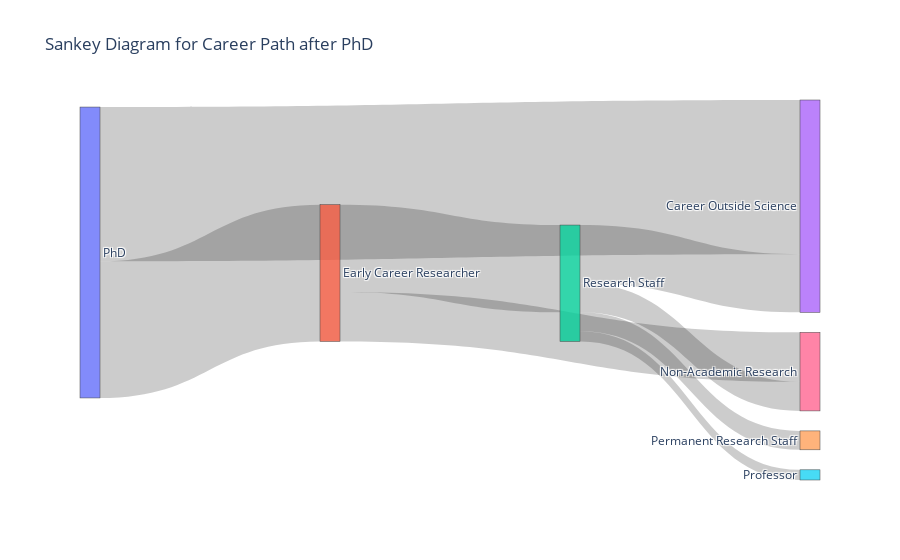

Notebook code for this chart:
### Code cell
fig = dict(data = [data_trace],
           layout = layout)

offline.iplot(fig)

### Figure 1 — Plotly figure (JSON) as saved in the notebook; plotly's stock layout.template omitted (floating-point values rounded to 4 significant figures)
{"data": [{"link": {"source": [0, 0, 1, 1, 2, 2, 2, 2], "target": [3, 1, 2, 6, 3, 4, 5, 6], "value": [53, 47, 30, 17, 20, 6.5, 3.5, 10]}, "node": {"label": ["PhD", "Early Career Researcher", "Research Staff", "Career Outside Science", "Permanent Research Staff", "Professor", "Non-Academic Research"]}, "type": "sankey"}], "layout": {"title": {"text": "Sankey Diagram for Career Path after PhD"}}}
